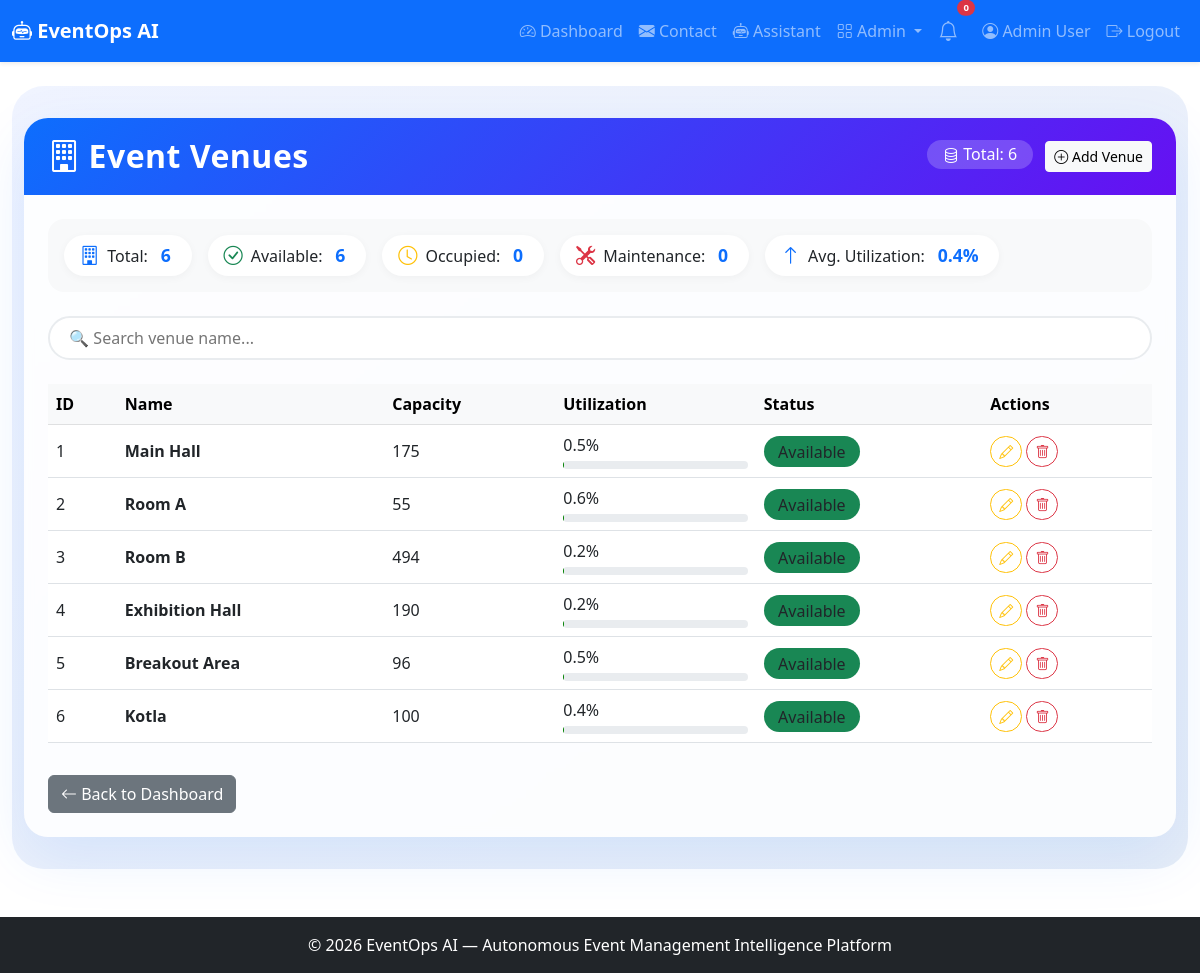
The app's page /admin/venues (signed in) with its own data.
### app.py (models this page shows, shortened)
class User(UserMixin, db.Model):
    id = db.Column(db.Integer, primary_key=True)
    name = db.Column(db.String(100), nullable=False)
    email = db.Column(db.String(100), unique=True, nullable=False)
    password_hash = db.Column(db.String(200), nullable=False)
    role = db.Column(db.String(20), default='user')
    created_at = db.Column(db.DateTime, default=lambda: datetime.now(timezone.utc))

class Venue(db.Model):
    id = db.Column(db.Integer, primary_key=True)
    name = db.Column(db.String(100), nullable=False)
    capacity = db.Column(db.Integer)
    utilization = db.Column(db.Float, default=0.0)
    status = db.Column(db.String(20), default='available')
    created_at = db.Column(db.DateTime, default=lambda: datetime.now(timezone.utc))

### app.py (the view)
@app.route('/admin/venues')
@login_required
def admin_venues():
    if current_user.role != 'admin':
        abort(403)
    venues = Venue.query.all()
    return render_template('admin_venues.html', venues=venues)

### app.py (called while the page is built)
@login_manager.user_loader
def load_user(user_id):
    return User.query.get(int(user_id))

### templates/admin_venues.html (shortened to what this page needs)
{% extends "base.html" %}
{% block content %}
<div class="admin-wrapper">
    <div class="container-fluid">
        <div class="card admin-card">
            <div class="card-header d-flex flex-wrap justify-content-between align-items-center">
                <h2 class="mb-0"><i class="bi bi-building me-2"></i>Event Venues</h2>
                <div>
                    <span class="total-badge"><i class="bi bi-database"></i> Total: {{ venues|length }}</span>
                    <a href="{{ url_for('admin_venue_add') }}" class="btn btn-light btn-sm ms-2">
                        <i class="bi bi-plus-circle"></i> Add Venue
                    </a>
                </div>
            </div>
            <div class="card-body">
                <div class="stats-row">
                    <div class="stat-item"><i class="bi bi-building"></i> Total: <span class="stat-num">{{ venues|length }}</span></div>
                    <div class="stat-item"><i class="bi bi-check-circle text-success"></i> Available: <span class="stat-num">{{ venues|selectattr('status', 'equalto', 'available')|list|length }}</span></div>
                    <div class="stat-item"><i class="bi bi-clock text-warning"></i> Occupied: <span class="stat-num">{{ venues|selectattr('status', 'equalto', 'occupied')|list|length }}</span></div>
                    <div class="stat-item"><i class="bi bi-tools text-danger"></i> Maintenance: <span class="stat-num">{{ venues|selectattr('status', 'equalto', 'maintenance')|list|length }}</span></div>
                    <div class="stat-item"><i class="bi bi-arrow-up text-primary"></i> Avg. Utilization: <span class="stat-num">{{ (venues|map(attribute='utilization')|sum / venues|length)|round(1) if venues else 0 }}%</span></div>
                </div>
                <div class="filter-bar">
                    <input type="text" id="searchVenue" class="search-box" placeholder="🔍 Search venue name...">
                </div>
                <div class="table-responsive">
                    <table class="table table-hover align-middle" id="venueTable">
                        <thead class="table-light">
                            <tr>
                                <th>ID</th>
                                <th>Name</th>
                                <th>Capacity</th>
                                <th>Utilization</th>
                                <th>Status</th>
                                <th>Actions</th>
                            </tr>
                        </thead>
                        <tbody>
                            {% for venue in venues %}
                            <tr data-name="{{ venue.name|lower }}">
                                <td>{{ venue.id }}</td>
                                <td><strong>{{ venue.name }}</strong></td>
                                <td>{{ venue.capacity }}</td>
                                <td>
                                    {{ venue.utilization|round(1) }}%
                                    <div class="utilization-bar">
                                    </div>
                                </td>
                                <td>
                                    <span class="badge-status bg-{{ 'success' if venue.status == 'available' else 'warning' if venue.status == 'occupied' else 'danger' }}">
                                        {{ venue.status|title }}
                                    </span>
                                </td>
                                <td>
                                    <a href="{{ url_for('admin_venue_edit', venue_id=venue.id) }}" class="btn btn-sm btn-outline-warning"><i class="bi bi-pencil"></i></a>
                                    <a href="{{ url_for('admin_venue_delete', venue_id=venue.id) }}" class="btn btn-sm btn-outline-danger" onclick="return confirm('Delete this venue?')"><i class="bi bi-trash"></i></a>
                                </td>
                            </tr>
                            {% endfor %}
                        </tbody>
                    </table>
                </div>
                <div class="mt-3">
                    <a href="{{ url_for('dashboard') }}" class="btn btn-secondary">
                        <i class="bi bi-arrow-left"></i> Back to Dashboard
                    </a>
                </div>
            </div>
        </div>
    </div>
</div>
{% endblock %}

### templates/base.html (shortened to what this page needs)
<!DOCTYPE html>
<html lang="en">
<head>
    <link href="https://cdn.jsdelivr.net/npm/bootstrap@5.3.0/dist/css/bootstrap.min.css" rel="stylesheet">
    <link rel="stylesheet" href="https://cdn.jsdelivr.net/npm/bootstrap-icons@1.11.0/font/bootstrap-icons.css">
    <link rel="stylesheet" href="{{ url_for('static', filename='css/style.css') }}">
</head>
<body>
<nav class="navbar navbar-expand-lg navbar-dark bg-primary shadow-sm">
    <div class="container-fluid">
        <a class="navbar-brand fw-bold" href="{{ url_for('index') }}">
            <i class="bi bi-robot"></i> EventOps AI
        </a>
        <div class="collapse navbar-collapse" id="navbarNav">
            <ul class="navbar-nav ms-auto align-items-lg-center">
                {% if current_user.is_authenticated %}
                <li class="nav-item">
                    <a class="nav-link" href="{{ url_for('dashboard') }}">
                        <i class="bi bi-speedometer2"></i> Dashboard
                    </a>
                </li>
                <li class="nav-item">
                    <a class="nav-link" href="{{ url_for('contact') }}">
                        <i class="bi bi-envelope-fill"></i> Contact
                    </a>
                </li>
                <li class="nav-item">
                    <a class="nav-link" href="{{ url_for('assistant_page') }}">
                        <i class="bi bi-robot"></i> Assistant
                    </a>
                </li>
                {% if current_user.role == 'admin' %}
                <li class="nav-item dropdown">
                    <a class="nav-link dropdown-toggle"
                       href="#"
                       role="button"
                       data-bs-toggle="dropdown">
                        <i class="bi bi-grid"></i> Admin
                    </a>
                </li>
                {% endif %}
                <li class="nav-item position-relative me-2">
                    <a class="nav-link"
                       href="#"
                       title="Notifications"
                       data-bs-toggle="dropdown">
                        <i class="bi bi-bell fs-5"></i>
                        <span class="position-absolute top-0 start-100 translate-middle badge rounded-pill bg-danger"
                              style="font-size:0.6rem;">
                            0
                        </span>
                    </a>
                </li>
                <li class="nav-item">
                    <a class="nav-link" href="{{ url_for('profile') }}">
                        <i class="bi bi-person-circle"></i>
                        {{ current_user.name }}
                    </a>
                </li>
                <li class="nav-item">
                    <a class="nav-link" href="{{ url_for('logout') }}">
                        <i class="bi bi-box-arrow-right"></i>
                        Logout
                    </a>
                </li>
                {% endif %}
            </ul>
        </div>
    </div>
</nav>
<main class="container-fluid py-4">
    {% block content %}{% endblock %}
</main>
<footer class="footer bg-dark text-white py-3 mt-4">
    <div class="container text-center">
        © 2026 EventOps AI — Autonomous Event Management Intelligence Platform
    </div>
</footer>
</body>
</html>

### templates/admin_venues.html (style rules this page uses)
.admin-wrapper { background: linear-gradient(145deg, #f0f4ff 0%, #e6edf7 100%); padding: 2rem 0; border-radius: 2rem; }
.admin-card { border: none; border-radius: 1.5rem; box-shadow: 0 20px 60px rgba(13, 110, 253, 0.10); background: rgba(255, 255, 255, 0.85); backdrop-filter: blur(4px); overflow: hidden; }
.admin-card .card-header { background: linear-gradient(135deg, #0d6efd, #6610f2); color: white; padding: 1.2rem 1.5rem; border: none; }
.admin-card .card-header h2 { font-weight: 700; letter-spacing: 0.5px; }
.admin-card .card-body { padding: 1.5rem; }
.stats-row { display: flex; flex-wrap: wrap; gap: 1rem; margin-bottom: 1.5rem; background: #f8f9fa; border-radius: 1rem; padding: 1rem; }
.stats-row .stat-item { display: flex; align-items: center; gap: 0.5rem; background: white; padding: 0.4rem 1rem; border-radius: 50px; box-shadow: 0 2px 8px rgba(0,0,0,0.04); }
.stats-row .stat-item i { font-size: 1.2rem; color: #0d6efd; }
.stats-row .stat-item .stat-num { font-weight: 700; color: #0d6efd; font-size: 1.1rem; margin: 0 0.3rem; }
.filter-bar { display: flex; flex-wrap: wrap; gap: 0.8rem; margin-bottom: 1.5rem; }
.filter-bar .search-box { flex: 1; min-width: 200px; border-radius: 50px; border: 2px solid #e9ecef; padding: 0.5rem 1.2rem; transition: all 0.2s; background: white; }
.table-hover tbody tr { transition: all 0.2s ease; }
.utilization-bar { width: 100%; height: 8px; background: #e9ecef; border-radius: 10px; overflow: hidden; margin-top: 4px; }
.badge-status { padding: 0.3rem 0.9rem; border-radius: 30px; font-weight: 500; }
.btn-outline-primary, .btn-outline-warning, .btn-outline-danger { border-radius: 30px; transition: all 0.2s; }
.total-badge { background: rgba(255,255,255,0.2); padding: 0.2rem 1rem; border-radius: 30px; font-weight: 500; }

### records on screen
User: name "Admin User"
Venue: id "1", name "Main Hall", capacity "175", utilization "0.5", status "Available"
Venue: id "2", name "Room A", capacity "55", utilization "0.6", status "Available"
Venue: id "3", name "Room B", capacity "494", utilization "0.2", status "Available"
Venue: id "4", name "Exhibition Hall", capacity "190", utilization "0.2", status "Available"
Venue: id "5", name "Breakout Area", capacity "96", utilization "0.5", status "Available"
Venue: id "6", name "Kotla", capacity "100", utilization "0.4", status "Available"

### other values on screen
{{ venues|length }} "6"
{{ venues|selectattr('status', 'equalto', 'available')|list|length }} "6"
{{ venues|selectattr('status', 'equalto', 'occupied')|list|length }} "0"
{{ venues|selectattr('status', 'equalto', 'maintenance')|list|length }} "0"
